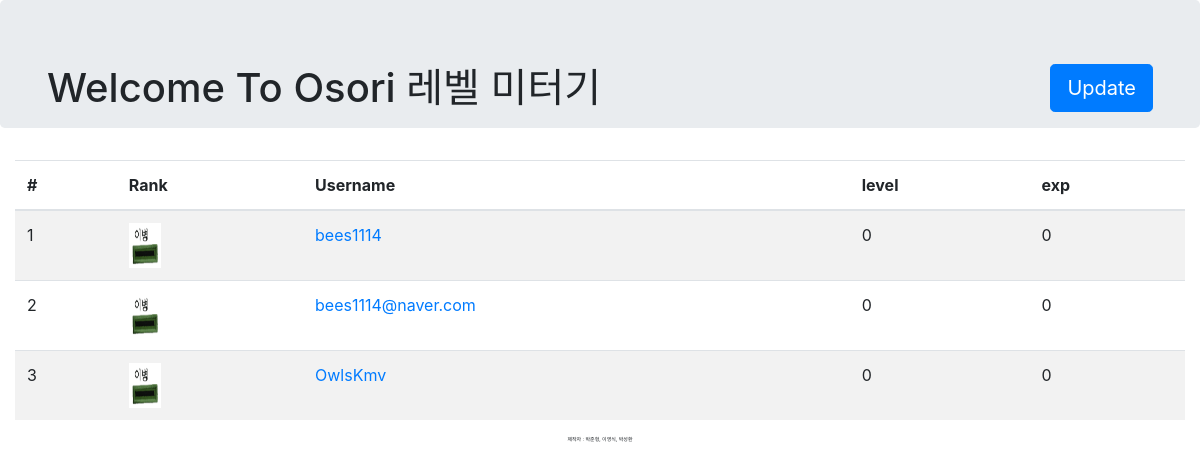
The page / on the database its author committed.
### Osori_rpg/models.py (models this page shows)
class Profile(models.Model):
    user = models.OneToOneField(User, on_delete=models.CASCADE)
    git_commit = models.IntegerField(default=0)
    room_visit = models.IntegerField(default=0)
    event_visit = models.IntegerField(default=0)
    contribution = models.IntegerField(default=0)
    login_counter = models.IntegerField(default=0)
    level = models.IntegerField(default=0)
    exp = models.IntegerField(default=0)

### Osori_rpg/views.py (the view)
# urls.py: url(r'^$', views.index, name='index_page'),
def index(request):
    if request.method == "GET":
        member_infos = Profile.objects.all()
        print(member_infos)
    return render(request, 'index.html', {'member_infos': member_infos})

### Osori_rpg/templates/index.html (shortened to what this page needs)
{% load staticfiles %}
<!doctype html>
<html lang="ko">
<head>
    <link rel="stylesheet" href="{% static 'css/index.css' %}">
    <link rel="stylesheet" href="https://maxcdn.bootstrapcdn.com/bootstrap/4.0.0-beta.2/css/bootstrap.min.css"
>
</head>
<div class="jumbotron">
    <div class="container">
        <h1 class="display-5 float-left">Welcome To Osori 레벨 미터기</h1>
        <form method="get" action="{% url 'update_info'%}" class="form-signin float-right">
            <button class="btn btn-primary btn-lg">Update</button>
        </form>
    </div>
</div>
<div class="container-fluid">
    <div class="table-responsive">
        <table class="table table-striped">
            <thead>
            <tr>
                <th>#</th>
                <th>Rank</th>
                <th>Username</th>
                <th>level</th>
                <th>exp</th>
            </tr>
            </thead>
            <tbody>
            {% for member_info in member_infos %}
            <tr>
                <td>{{ forloop.counter }}</td>
                <td><img src="{% static 'img/' %}level{{member_info.level}}.png" width="32.5" height="45"/></td>
                <td><a href="{% url 'contribute_info'%}?id={{member_info.user.username}}">{{member_info.user.username}}</a></td>
                <td>{{member_info.level}}</td>
                <td>{{member_info.exp}}</td>
            </tr>
            {% endfor %}
            </tbody>
        </table>
    </div>
</div>
<footer>
    <p style="font-size: 5px; text-align: center;">제작자 : 박준형, 이영식, 박성환</p>
</footer>
</html>

### rows shown on the page
Profile: user.username "bees1114", level "0", exp "0"
Profile: user.username "bees1114@naver.com", level "0", exp "0"
Profile: user.username "OwlsKmv", level "0", exp "0"
